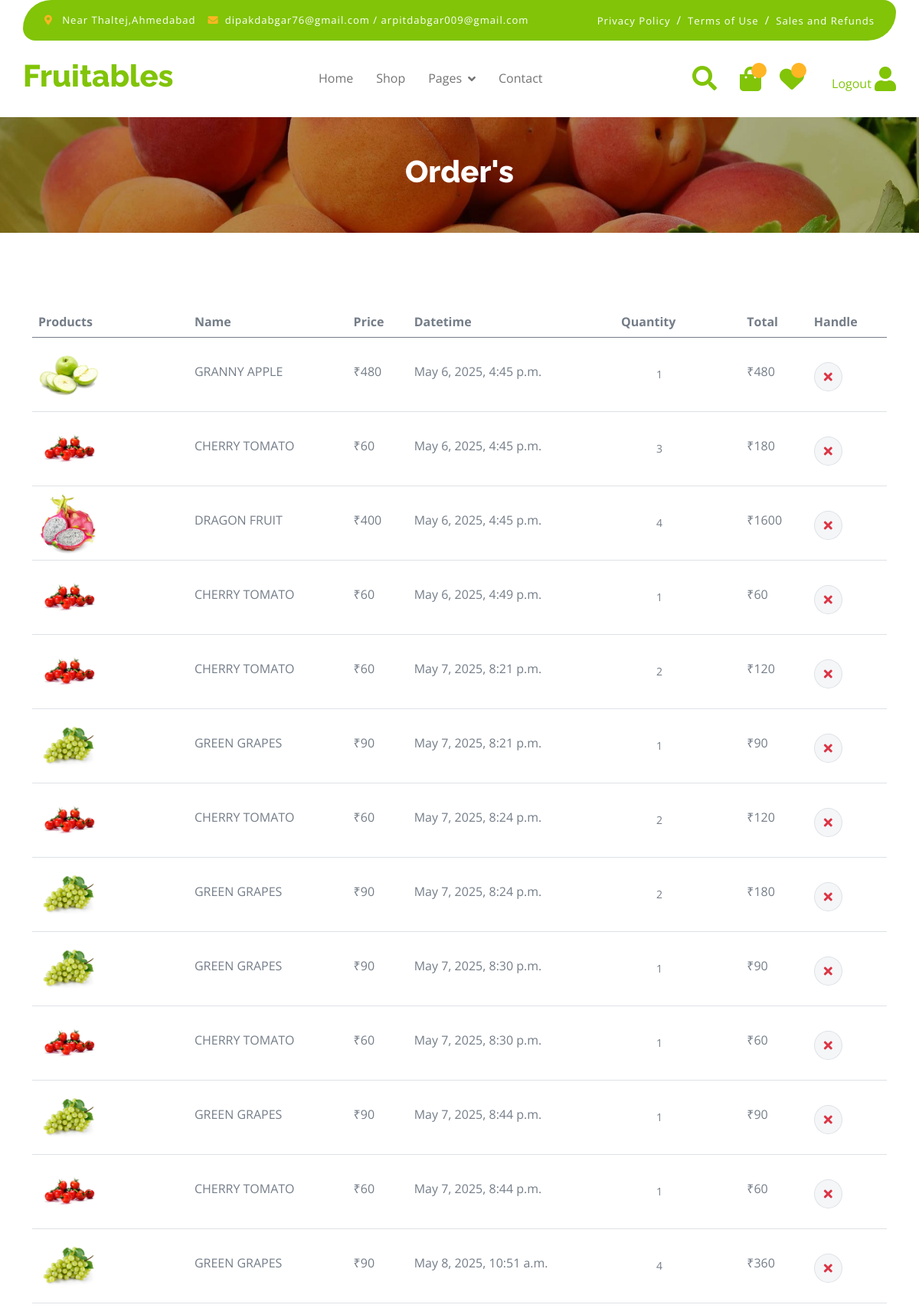
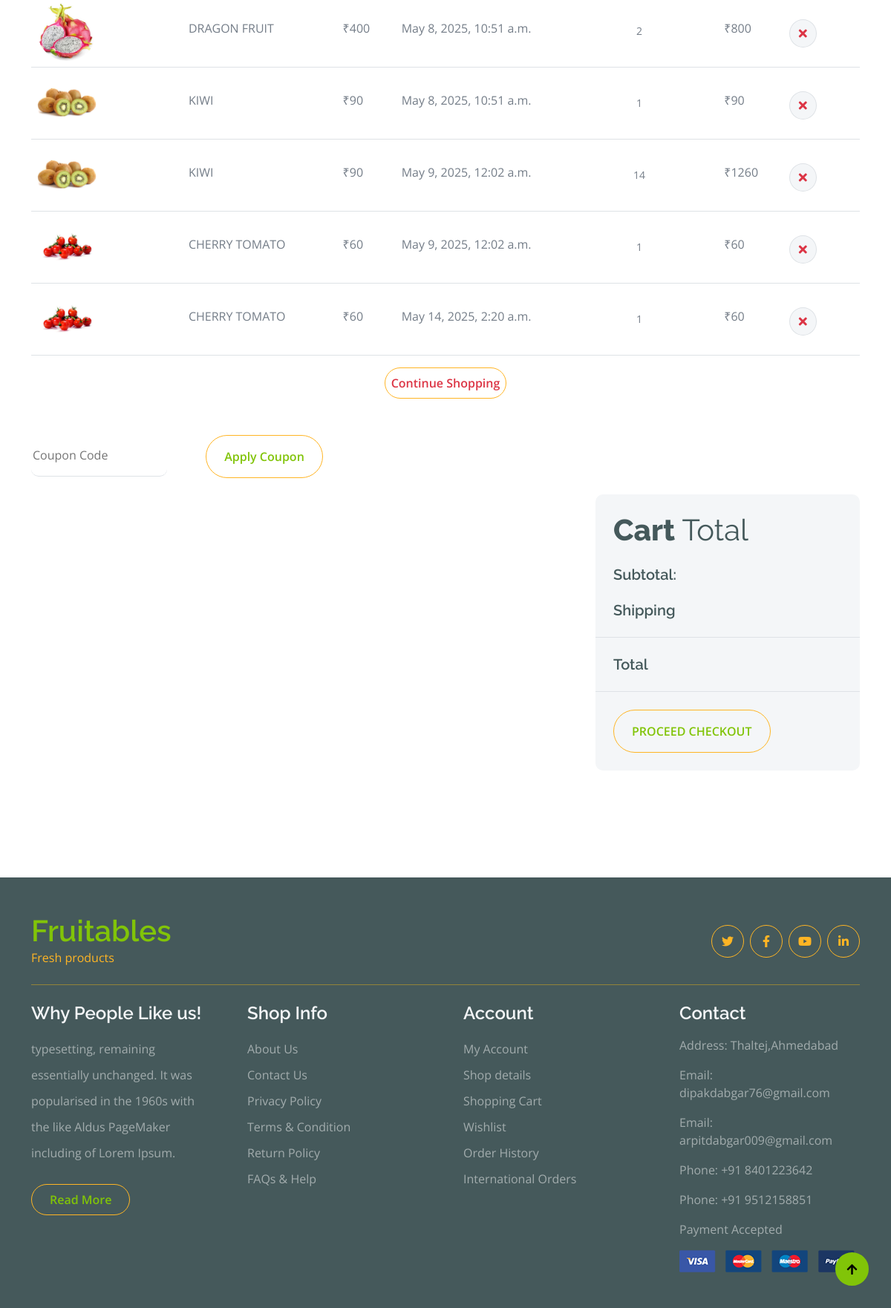
Screenshot of /show_orders (signed in) with the database file from the repository (2 pictures, top to bottom).
### app/models.py (models this page shows, shortened)
class Order(models.Model):
    user=models.ForeignKey(User,on_delete=models.CASCADE,blank=True,null=True)
    order_id=models.CharField(max_length=40,blank=True,null=True)
    img=models.ImageField()
    product_name=models.CharField(max_length=40)
    price=models.IntegerField()
    qtn=models.IntegerField()
    t_price=models.IntegerField()
    datetime=models.DateTimeField(auto_now=True,blank=True,null=True)

### app/views.py (the view)
# urls.py: path('show_orders', views.show_orders, name='show_orders'),
def show_orders(request):
    if 'email' in request.session:
        uid=User.objects.get(email=request.session['email'])
        ord1=Order.objects.filter(user_id=uid)
        con={"ord1":ord1}
        return render(request,"order.html",con)
    else:
        return render(request,"login.html")

### app/templates/order.html (shortened to what this page needs)
{% extends "index.html" %}
{% load static %}
{% block content %}
        <div class="container-fluid page-header py-5">
            <h1 class="text-center text-white display-6">Order's</h1>
        </div>
        <div class="container-fluid py-5">
            <div class="container py-5">
                <div class="table-responsive">
                    <table class="table">
                        <thead>
                          <tr>
                            <th scope="col">Products</th>
                            <th scope="col">Name</th>
                            <th scope="col">Price</th>
                            <th scope="col">Datetime</th>
                            <th scope="col">Quantity</th>
                            <th scope="col">Total</th>
                            <th scope="col">Handle</th>
                          </tr>
                        </thead>
                        <tbody>
                           {% for i in ord1 %}
                            <tr>
                                <th scope="row">
                                    <div class="d-flex align-items-center">
                                        <img src="{{ i.img.url }}" class="img-fluid me-5 rounded-circle" style="width: 80px; height: 80px;" alt="">
                                    </div>
                                </th>
                                <td>
                                    <p class="mb-0 mt-4">{{i.product_name}}</p>
                                </td>
                                <td>
                                    <p class="mb-0 mt-4">&#8377;{{i.price}}</p>
                                </td>
                                <td>
                                    <p class="mb-0 mt-4">{{i.datetime}}</p>
                                </td>
                                <td>
                                    <div class="input-group quantity mt-4" style="width: 100px;">
                                        <input type="text" class="form-control form-control-sm text-center border-0" value="{{i.qtn}}">
                                    </div>
                                </td>
                                <td>
                                    <p class="mb-0 mt-4">₹{{i.t_price}}</p>
                                </td>
                                <td>
                                    <a href="order_delete/{{i.id}}"><button class="btn btn-md rounded-circle bg-light border mt-4" >
                                        <i class="fa fa-times text-danger"></i>
                                    </button></a>
                                </td>
                            </tr>
                            {% endfor %}
                        </tbody>
                    </table>
                    <div class="center-button">
                        <a href="{% url 'shop' %}"><button class="btn border-secondary rounded-pill px-2 py-2 text-danger" type="button">Continue Shopping</button></a>
                    </div>
                </div>
                <div class="mt-5">
                    <input type="text" class="border-0 border-bottom rounded me-5 py-3 mb-4" placeholder="Coupon Code">
                    <button class="btn border-secondary rounded-pill px-4 py-3 text-primary" type="button">Apply Coupon</button>
                </div>
                <div class="row g-4 justify-content-end">
                    <div class="col-8"></div>
                    <div class="col-sm-8 col-md-7 col-lg-6 col-xl-4">
                        <div class="bg-light rounded">
                            <div class="p-4">
                                <h1 class="display-6 mb-4">Cart <span class="fw-normal">Total</span></h1>
                                <div class="d-flex justify-content-between mb-4">
                                    <h5 class="mb-0 me-4">Subtotal:</h5>
                                </div>
                                <div class="d-flex justify-content-between">
                                    <h5 class="mb-0 me-4">Shipping</h5>
                                </div>
                            </div>
                            <div class="py-4 mb-4 border-top border-bottom d-flex justify-content-between">
                                <h5 class="mb-0 ps-4 me-4">Total</h5>
                                <p class="mb-0 pe-4">{{total}}</p>
                            </div>
                            <a href="{% url 'checkout' %}"><button class="btn border-secondary rounded-pill px-4 py-3 text-primary text-uppercase mb-4 ms-4" type="button">Proceed Checkout</button></a>
                        </div>
                    </div>
                </div>
            </div>
        </div>
{% endblock %}

### app/static/css/style.css (style rules this page uses)
* { scroll-behavior: smooth; }
.btn { font-weight: 600; transition: 0.5s; }
.btn.border-secondary { transition: 0.5s; }
.page-header { position: relative; background: linear-gradient(rgba(0, 0, 0, 0.3), rgba(0, 0, 0, 0.3)), url(../img/cart-page-header-img.jpg); background-position: center center; background-repeat: no-repeat; background-size: cover; }
@media (min-width: 992px) { .hero-header, .page-header { margin-top: 152px !important; } }

### app/templates/order.html (style rules this page uses)
.center-button { display: flex; justify-content: center; }

### rows the page displays
Order: img (picture), product_name "GRANNY APPLE", price "480", datetime "May 6, 2025, 4:45 p.m.", qtn "1", t_price "480"
Order: img (picture), product_name "CHERRY TOMATO", price "60", datetime "May 6, 2025, 4:45 p.m.", qtn "3", t_price "180"
Order: img (picture), product_name "DRAGON FRUIT", price "400", datetime "May 6, 2025, 4:45 p.m.", qtn "4", t_price "1600"
Order: img (picture), product_name "CHERRY TOMATO", price "60", datetime "May 6, 2025, 4:49 p.m.", qtn "1", t_price "60"
Order: img (picture), product_name "CHERRY TOMATO", price "60", datetime "May 7, 2025, 8:21 p.m.", qtn "2", t_price "120"
Order: img (picture), product_name "GREEN GRAPES", price "90", datetime "May 7, 2025, 8:21 p.m.", qtn "1", t_price "90"
Order: img (picture), product_name "CHERRY TOMATO", price "60", datetime "May 7, 2025, 8:24 p.m.", qtn "2", t_price "120"
Order: img (picture), product_name "GREEN GRAPES", price "90", datetime "May 7, 2025, 8:24 p.m.", qtn "2", t_price "180"
Order: img (picture), product_name "GREEN GRAPES", price "90", datetime "May 7, 2025, 8:30 p.m.", qtn "1", t_price "90"
Order: img (picture), product_name "CHERRY TOMATO", price "60", datetime "May 7, 2025, 8:30 p.m.", qtn "1", t_price "60"
Order: img (picture), product_name "GREEN GRAPES", price "90", datetime "May 7, 2025, 8:44 p.m.", qtn "1", t_price "90"
Order: img (picture), product_name "CHERRY TOMATO", price "60", datetime "May 7, 2025, 8:44 p.m.", qtn "1", t_price "60"
Order: img (picture), product_name "GREEN GRAPES", price "90", datetime "May 8, 2025, 10:51 a.m.", qtn "4", t_price "360"
Order: img (picture), product_name "DRAGON FRUIT", price "400", datetime "May 8, 2025, 10:51 a.m.", qtn "2", t_price "800"
Order: img (picture), product_name "KIWI", price "90", datetime "May 8, 2025, 10:51 a.m.", qtn "1", t_price "90"
Order: img (picture), product_name "KIWI", price "90", datetime "May 9, 2025, 12:02 a.m.", qtn "14", t_price "1260"
Order: img (picture), product_name "CHERRY TOMATO", price "60", datetime "May 9, 2025, 12:02 a.m.", qtn "1", t_price "60"
Order: img (picture), product_name "CHERRY TOMATO", price "60", datetime "May 14, 2025, 2:20 a.m.", qtn "1", t_price "60"
